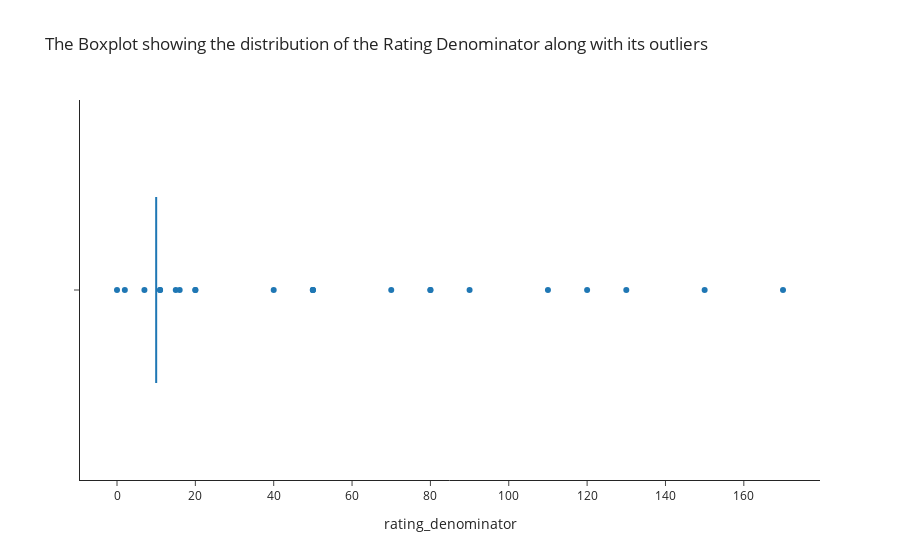

Source (notebook cell):
### Markdown cell above
**Step 1**

Creating a Box using Plotly

### Code cell
# creating a boxplot for the rating denominator column
fig = px.box(twitter_archive_clean, x = "rating_denominator", 
             title = 'The Boxplot showing the distribution of the Rating Denominator along with its outliers',
            template = 'simple_white')
fig.show()

### Figure 1 — Plotly figure (JSON) as saved in the notebook; plotly's stock layout.template omitted (floating-point values rounded to 4 significant figures; data arrays with more than 128 entries replaced by an {"elided": "..."} marker saying what was removed)
{"data": [{"alignmentgroup": "True", "hovertemplate": "rating_denominator=%{x}<extra></extra>", "legendgroup": "", "marker": {"color": "#1F77B4"}, "name": "", "notched": false, "offsetgroup": "", "orientation": "h", "showlegend": false, "type": "box", "x": {"elided": "2175 int values"}, "x0": " ", "xaxis": "x", "y0": " ", "yaxis": "y"}], "layout": {"boxmode": "group", "legend": {"tracegroupgap": 0}, "title": {"text": "The Boxplot showing the distribution of the Rating Denominator along with its outliers"}, "xaxis": {"anchor": "y", "domain": [0, 1], "title": {"text": "rating_denominator"}}, "yaxis": {"anchor": "x", "domain": [0, 1]}}}
